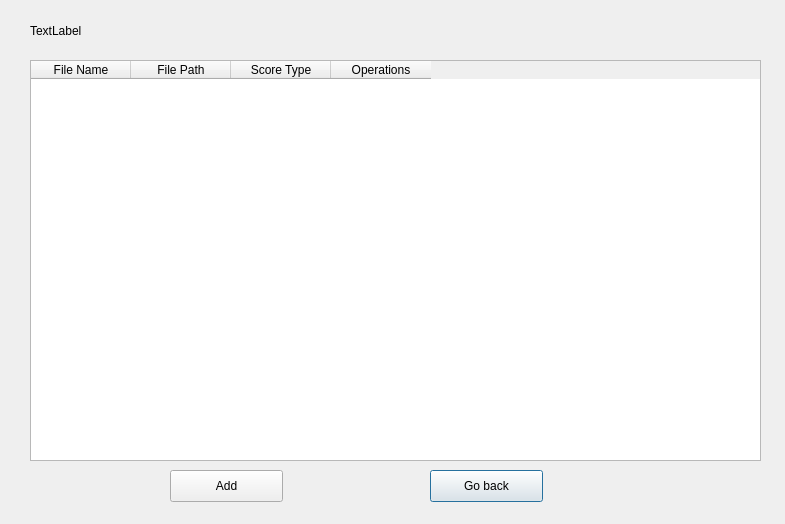
<?xml version="1.0" encoding="UTF-8"?>
<ui version="4.0">
 <class>Dialog</class>
 <widget class="QDialog" name="Dialog">
  <property name="geometry">
   <rect>
    <x>0</x>
    <y>0</y>
    <width>785</width>
    <height>524</height>
   </rect>
  </property>
  <property name="windowTitle">
   <string>Dialog</string>
  </property>
  <widget class="QLabel" name="label">
   <property name="geometry">
    <rect>
     <x>30</x>
     <y>20</y>
     <width>181</width>
     <height>21</height>
    </rect>
   </property>
   <property name="text">
    <string>TextLabel</string>
   </property>
  </widget>
  <widget class="QPushButton" name="pushButton">
   <property name="geometry">
    <rect>
     <x>430</x>
     <y>470</y>
     <width>113</width>
     <height>32</height>
    </rect>
   </property>
   <property name="text">
    <string>Go back</string>
   </property>
  </widget>
  <widget class="QPushButton" name="pushButton_2">
   <property name="geometry">
    <rect>
     <x>170</x>
     <y>470</y>
     <width>113</width>
     <height>32</height>
    </rect>
   </property>
   <property name="text">
    <string>Add</string>
   </property>
  </widget>
  <widget class="QTableWidget" name="tableWidget">
   <property name="geometry">
    <rect>
     <x>30</x>
     <y>60</y>
     <width>731</width>
     <height>401</height>
    </rect>
   </property>
   <column>
    <property name="text">
     <string>File Name</string>
    </property>
   </column>
   <column>
    <property name="text">
     <string>File Path</string>
    </property>
   </column>
   <column>
    <property name="text">
     <string>Score Type</string>
    </property>
   </column>
   <column>
    <property name="text">
     <string>Operations</string>
    </property>
   </column>
  </widget>
 </widget>
 <resources/>
 <connections/>
</ui>
